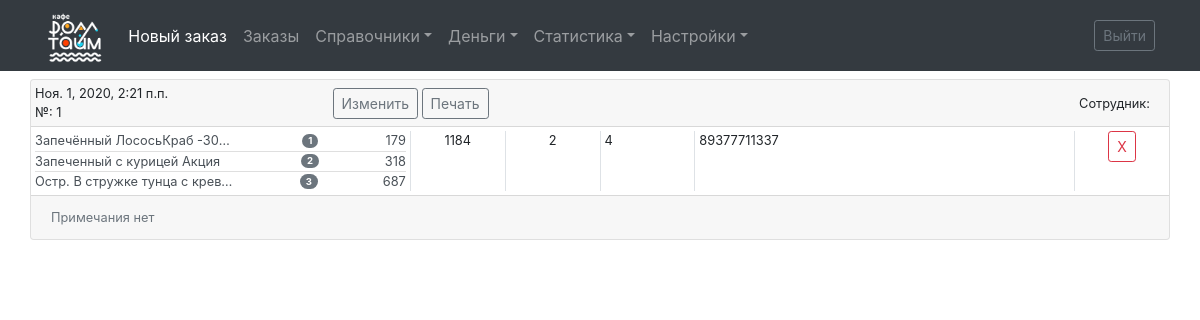
/orders_list/, run on the app's committed database.
### new_order/models.py (models this page shows, shortened)
class Order(models.Model):
    class Meta:
        verbose_name = "Заказ"
        verbose_name_plural = "Заказы"
    order_branch = models.ForeignKey(Branch, on_delete=models.DO_NOTHING,
                                     verbose_name='Филиал', blank=True, null=True)
    order_client_phone = models.CharField(
        verbose_name='Телефон Клиента', max_length=15, blank=True)
    order_client_name = models.CharField(
        verbose_name='Имя Клиента', max_length=100, blank=True)
    order_delivery_street = models.CharField(
        verbose_name='Улица', max_length=100, blank=True, null=True)
    order_delivery_house = models.CharField(
        verbose_name='Дом', max_length=10, blank=True, null=True)
    order_delivery_entrance = models.CharField(
        verbose_name='Подъезд', max_length=10, blank=True, null=True)
    order_delivery_floor = models.CharField(
        verbose_name='Этаж', max_length=10, blank=True, null=True)
    order_delivery_flat = models.CharField(
        verbose_name='Квартира', max_length=10, blank=True, null=True)
    order_comment = models.TextField(verbose_name='Комментарий', blank=True)
    order_date_time = models.DateTimeField(
        verbose_name='Дата и время заказа', blank=True, null=True)
    order_certificate = models.CharField(
        verbose_name='Сертификат', max_length=100, blank=True)
    order_learning_from = models.ForeignKey(LearningFrom, on_delete=models.DO_NOTHING,
                                            verbose_name='Узнали из', blank=True, null=True)
    order_payment = models.CharField(verbose_name='Оплата', max_length=100, blank=True)
    order_marks = models.CharField(verbose_name='Отметки', max_length=100, blank=True)
    order_person = models.CharField(
        'Приборы', max_length=10, default=1)
    order_sale = models.ForeignKey(Sale, on_delete=models.DO_NOTHING,
                                   verbose_name='Скидка', default=1)
    order_sale_count = models.CharField(
        verbose_name='Скидка в рублях', max_length=10, blank=True)
    order_price = models.CharField(
        verbose_name='Сумма', max_length=10, blank=True)
    order_number = models.IntegerField(verbose_name="Номер заказа")
    order_status = models.CharField(
        verbose_name='Статус', max_length=100, blank=True)
    order_courier = models.CharField(
        verbose_name='Курьер', max_length=100, blank=True)
    order_history = models.JSONField(
        verbose_name='История', blank=True, null=True)
    order_deleted = models.BooleanField(verbose_name="Заказ удален", default=False)

class OrderItem(models.Model):
    order_item_order_number = models.IntegerField(verbose_name='Номер заказа')
    order_item_item_id = models.ForeignKey(
        Item, on_delete=models.DO_NOTHING, verbose_name='Товары в заказе')
    order_item_price = models.CharField(
        verbose_name='Цена', max_length=10,)
    order_item_quantity = models.CharField(
        verbose_name='Кол-во', max_length=10, blank=True)
    order_item_summa = models.CharField(
        verbose_name='Сумма', max_length=10,)

class Item(models.Model):
    class Meta:
        verbose_name = "Товар"
        verbose_name_plural = "Товары"
    item_id = models.AutoField(verbose_name='Номер товара', primary_key=True)
    item_index = models.IntegerField(
        verbose_name='Артикул', blank=True, null=True)
    item_category = models.ForeignKey(
        Category, verbose_name='Категория', on_delete=models.CASCADE, blank=False)
    item_name = models.CharField(
        verbose_name='Наименование', max_length=100, default='')
    item_price = models.IntegerField(verbose_name='Цена')
    item_color = models.ForeignKey(
        Color, verbose_name='Цвет', on_delete=models.SET_NULL, blank=True, null=True)
    item_description = models.TextField(verbose_name='Описание', blank=True)
    item_show = models.BooleanField('Видимость', default=True)

### orders_list/views.py (the view)
# urls.py: path('orders_list/', include('orders_list.urls')),
def orders_list(request):
    orders = Order.objects.all().order_by('-order_date_time', '-order_number')
    order_items = OrderItem.objects.all()
    context = {
        'orders': orders,
        'order_items': order_items,
    }
    return render(request, 'orders_list/orders_list.html', context)

### templates/orders_list/orders_list.html (shortened to what this page needs)
{% extends "base.html" %}
{% block container %}
    <div class="container p-0 small">
        {% for order in orders %}
            {% if not order.order_deleted %}
            <div class="card w-100 my-2">
                <div class="card-header row align-items-center mx-0 p-1">
                    <div class="col-3 p-0">
                    {{ order.order_date_time }}<br>
                    №: {{ order.order_number }}
                    </div>
                    <div class="col">
                    <a class="btn btn-outline-secondary btn-sm" role="button"
                       href="{% url 'new_order:edit_order_url' order.id %}">Изменить</a>
                    <a class="btn btn-outline-secondary btn-sm" role="button" href="#">Печать</a>
                    </div>
                    <div class="col text-right">
                    Сотрудник:
                    </div>
                </div>
                <div class="card-body px-0 py-1">
                    <div class="row justify-content-start m-0">
                        <div class="col px-1">
                        <ul class="list-group  list-group-flush">
                            {% for order_item in order_items %}
                                {% if order_item.order_item_order_number == order.order_number %}
                                    <li class="list-group-item list-group-item-action d-flex justify-content-between align-items-center p-0">
                                        <span class="text-truncate" style="width: 200px"
                                        data-toggle="tooltip" data-html="true" title="{{ order_item.order_item_item_id.item_name }}<br><br>
                                            Цена: {{ order_item.order_item_price }}<br>
                                            Кол-во: {{ order_item.order_item_quantity }}<br>
                                            Сумма: {{ order_item.order_item_summa }}">
                                            {{ order_item.order_item_item_id.item_name }}</span>
                                        <span class="badge badge-secondary badge-pill mx-1">
                                    {{ order_item.order_item_quantity }}
                                        </span>
                                    {{ order_item.order_item_summa }}
                                    </li>
                                {% endif %}
                            {% endfor %}
                        </ul>
                        </div>
                        <div class="col-1 border-left px-1 text-center">{{ order.order_price }}</div>
                        <div class="col-1 border-left px-1 text-center">{{ order.order_payment }}</div>
                        <div class="col-1 border-left px-1">{{ order.order_delivery_entrance }}</div>
                        <div class="col border-left px-1">{{ order.order_client_phone }}</div>
                        <div class="col-1 border-left px-1 text-center"><button type="button" class="btn btn-outline-danger btn-sm">Х</button></div>
                    </div>
                </div>
                {% if order.order_comment %}
                    <div class="card-footer text-muted">
                        {{ order.order_comment }}
                    </div>
                {% endif %}
            </div>
            {% endif %}
        {% endfor %}
    </div>
{% endblock %}

### data on the page
Order: order_date_time "Ноя. 1, 2020, 2:21 п.п.", order_number "1", order_price "1184", order_payment "2", order_delivery_entrance "4", order_client_phone "89377711337", order_comment "Примечания нет"
OrderItem: order_item_item_id.item_name "Запечённый ЛососьКраб -30…", order_item_quantity "1", order_item_summa "179"
OrderItem: order_item_item_id.item_name "Запеченный с курицей Акция", order_item_quantity "2", order_item_summa "318"
OrderItem: order_item_item_id.item_name "Остр. В стружке тунца с крев…", order_item_quantity "3", order_item_summa "687"
